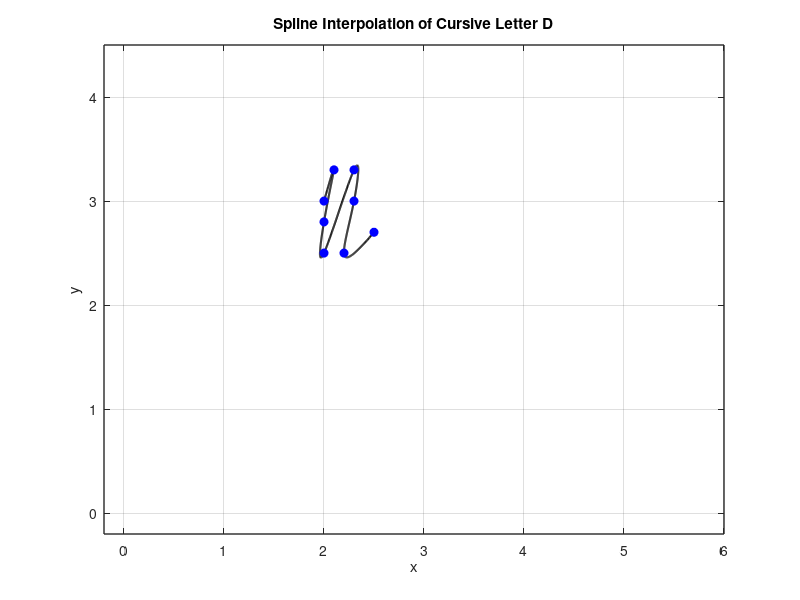

This figure's MATLAB source:
x = [2 2.1 2.0 2 2.3 2.3 2.2 2.5];
y = [3 3.3 2.8 2.5 3.3 3 2.5 2.7];

n = length(x);
t = 0:n-1; % Parametric coordinate t
tt = 0:0.01:n-1; % More dense coordinate tt for spline interpolation

% Compute spline interpolation
xx = spline(t, x, tt);
yy = spline(t, y, tt);

% Plot settings
figure(1)
plot(xx, yy, 'k', 'LineWidth', 1.5) % plot spline
hold on
plot(x, y, 'bo', 'MarkerFaceColor', 'b') % plot data points
axis([-0.2 6 -0.2 4.5])
grid on
title('Spline Interpolation of Cursive Letter D')
xlabel('x')
ylabel('y')
set(gca, 'FontSize', 10, 'LineWidth', 1)
grid on